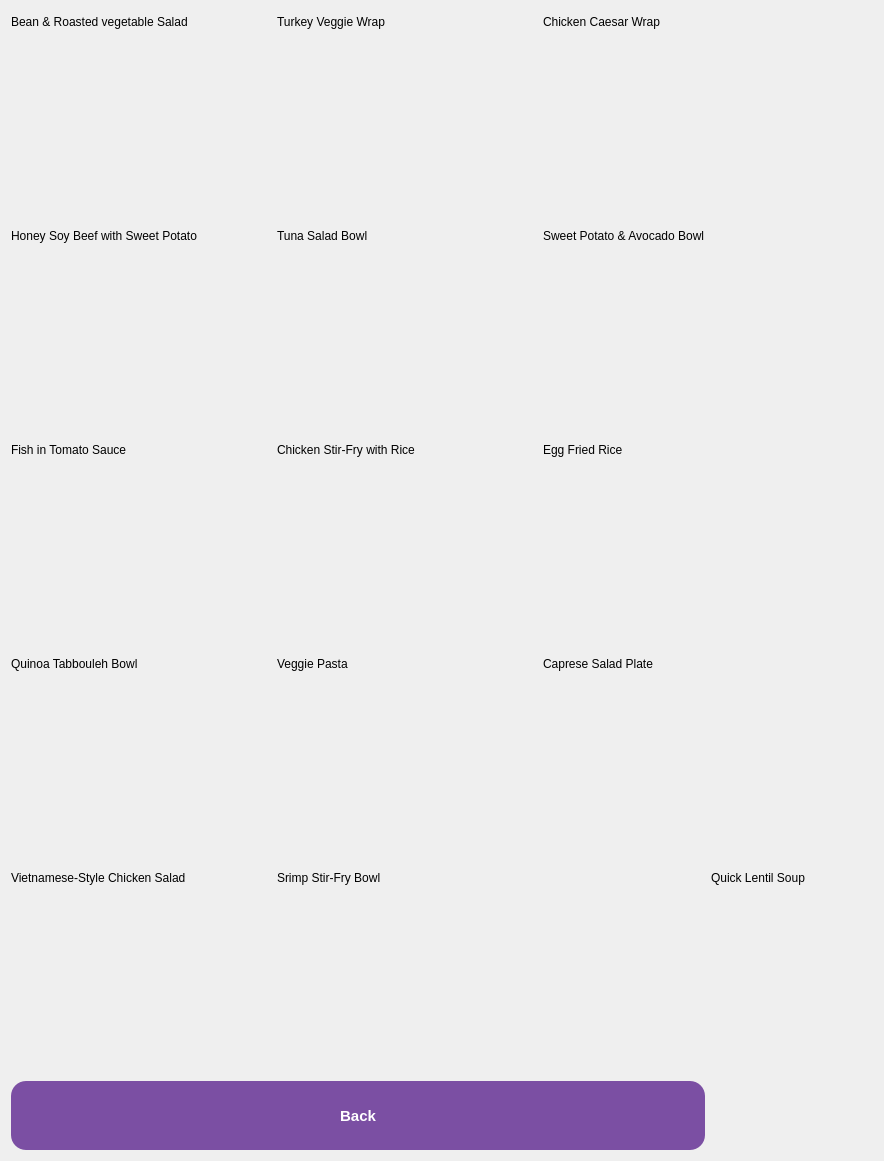
      <widget class="QWidget" name="lunchScrollAreaWidgetContents">
       <property name="geometry">
        <rect>
         <x>0</x>
         <y>0</y>
         <width>884</width>
         <height>1161</height>
        </rect>
       </property>
       <layout class="QGridLayout" name="gridLayout_2">
        <item row="4" column="1">
         <widget class="QLabel" name="L08Label">
          <property name="text">
           <string>Chicken Stir-Fry with Rice</string>
          </property>
         </widget>
        </item>
        <item row="9" column="0">
         <widget class="QPushButton" name="l05ImageBtn">
          <property name="styleSheet">
           <string notr="true">QPushButton {
    min-width: 260px;
    min-height: 180px;
    max-width: 260px;
    max-height: 180px;

    border-radius: 18px;
    border: none;

    background-color: transparent;
}

QPushButton:hover {
    border: 3px solid #c8a8f0;
}

QPushButton:pressed {
    border: 3px solid #a57be3;
}

QPushButton#l05ImageBtn {
    border-image: url(:/lunchImages/images/Lunch/L05.jpg);
}</string>
          </property>
          <property name="text">
           <string/>
          </property>
         </widget>
        </item>
        <item row="7" column="2" colspan="2">
         <widget class="QPushButton" name="l14ImageBtn">
          <property name="styleSheet">
           <string notr="true">QPushButton {
    min-width: 260px;
    min-height: 180px;
    max-width: 260px;
    max-height: 180px;

    border-radius: 18px;
    border: none;

    background-color: transparent;
}

QPushButton:hover {
    border: 3px solid #c8a8f0;
}

QPushButton:pressed {
    border: 3px solid #a57be3;
}

QPushButton#l14ImageBtn {
    border-image: url(:/lunchImages/images/Lunch/L14.jpg);
}</string>
          </property>
          <property name="text">
           <string/>
          </property>
         </widget>
        </item>
        <item row="1" column="0">
         <widget class="QPushButton" name="l01ImageBtn">
          <property name="styleSheet">
           <string notr="true">QPushButton {
    min-width: 260px;
    min-height: 180px;
    max-width: 260px;
    max-height: 180px;

    border-radius: 18px;
    border: none;

    background-color: transparent;
}

QPushButton:hover {
    border: 3px solid #c8a8f0;
}

QPushButton:pressed {
    border: 3px solid #a57be3;
}

QPushButton#l01ImageBtn {
    border-image: url(:/lunchImages/images/Lunch/L01.jpg);
}</string>
          </property>
          <property name="text">
           <string/>
          </property>
         </widget>
        </item>
        <item row="2" column="0">
         <widget class="QLabel" name="L02Label">
          <property name="text">
           <string>Honey Soy Beef with Sweet Potato</string>
          </property>
         </widget>
        </item>
        <item row="1" column="1">
         <widget class="QPushButton" name="l06ImageBtn">
          <property name="styleSheet">
           <string notr="true">QPushButton {
    min-width: 260px;
    min-height: 180px;
    max-width: 260px;
    max-height: 180px;

    border-radius: 18px;
    border: none;

    background-color: transparent;
}

QPushButton:hover {
    border: 3px solid #c8a8f0;
}

QPushButton:pressed {
    border: 3px solid #a57be3;
}

QPushButton#l06ImageBtn {
    border-image: url(:/lunchImages/images/Lunch/L06.jpg);
}</string>
          </property>
          <property name="text">
           <string/>
          </property>
         </widget>
        </item>
        <item row="2" column="1">
         <widget class="QLabel" name="L07Label">
          <property name="text">
           <string>Tuna Salad Bowl</string>
          </property>
         </widget>
        </item>
        <item row="3" column="0">
         <widget class="QPushButton" name="l02ImageBtn">
          <property name="styleSheet">
           <string notr="true">QPushButton {
    min-width: 260px;
    min-height: 180px;
    max-width: 260px;
    max-height: 180px;

    border-radius: 18px;
    border: none;

    background-color: transparent;
}

QPushButton:hover {
    border: 3px solid #c8a8f0;
}

QPushButton:pressed {
    border: 3px solid #a57be3;
}

QPushButton#l02ImageBtn {
    border-image: url(:/lunchImages/images/Lunch/L02.jpg);
}</string>
          </property>
          <property name="text">
           <string/>
          </property>
         </widget>
        </item>
        <item row="0" column="2" colspan="2">
         <widget class="QLabel" name="L11Label">
          <property name="text">
           <string>Chicken Caesar Wrap</string>
          </property>
         </widget>
        </item>
        <item row="5" column="1">
         <widget class="QPushButton" name="l08ImageBtn">
          <property name="styleSheet">
           <string notr="true">QPushButton {
    min-width: 260px;
    min-height: 180px;
    max-width: 260px;
    max-height: 180px;

    border-radius: 18px;
    border: none;

    background-color: transparent;
}

QPushButton:hover {
    border: 3px solid #c8a8f0;
}

QPushButton:pressed {
    border: 3px solid #a57be3;
}

QPushButton#l08ImageBtn {
    border-image: url(:/lunchImages/images/Lunch/L08.jpg);
}</string>
          </property>
          <property name="text">
           <string/>
          </property>
         </widget>
        </item>
        <item row="7" column="0">
         <widget class="QPushButton" name="l04ImageBtn">
          <property name="styleSheet">
           <string notr="true">QPushButton {
    min-width: 260px;
    min-height: 180px;
    max-width: 260px;
    max-height: 180px;

    border-radius: 18px;
    border: none;

    background-color: transparent;
}

QPushButton:hover {
    border: 3px solid #c8a8f0;
}

QPushButton:pressed {
    border: 3px solid #a57be3;
}

QPushButton#l04ImageBtn {
    border-image: url(:/lunchImages/images/Lunch/L04.jpg);
}</string>
          </property>
          <property name="text">
           <string/>
          </property>
         </widget>
        </item>
        <item row="8" column="3">
         <widget class="QLabel" name="L15Label">
          <property name="text">
           <string>Quick Lentil Soup</string>
          </property>
         </widget>
        </item>
        <item row="8" column="1">
         <widget class="QLabel" name="L10Label">
          <property name="text">
           <string>Srimp Stir-Fry Bowl</string>
          </property>
         </widget>
        </item>
        <item row="10" column="0" colspan="3">
         <widget class="QPushButton" name="lunchBackBtn">
          <property name="styleSheet">
           <string notr="true">QPushButton {
    background-color: #7b4fa3;
    color: white;
    border-radius: 15px;
    padding: 12px;
    min-width: 250px;
    min-height: 45px;
    font-size: 15px;
    font-weight: 600;
}

QPushButton:hover {
    background-color: #6a4290;
}</string>
          </property>
          <property name="text">
           <string>Back</string>
          </property>
         </widget>
        </item>
        <item row="7" column="1">
         <widget class="QPushButton" name="l09ImageBtn">
          <property name="styleSheet">
           <string notr="true">QPushButton {
    min-width: 260px;
    min-height: 180px;
    max-width: 260px;
    max-height: 180px;

    border-radius: 18px;
    border: none;

    background-color: transparent;
}

QPushButton:hover {
    border: 3px solid #c8a8f0;
}

QPushButton:pressed {
    border: 3px solid #a57be3;
}

QPushButton#l09ImageBtn {
    border-image: url(:/lunchImages/images/Lunch/L09.jpg);
}</string>
          </property>
          <property name="text">
           <string/>
          </property>
         </widget>
        </item>
        <item row="6" column="1">
         <widget class="QLabel" name="L09Label">
          <property name="text">
           <string>Veggie Pasta</string>
          </property>
         </widget>
        </item>
        <item row="4" column="0">
         <widget class="QLabel" name="L03Label">
          <property name="text">
           <string>Fish in Tomato Sauce</string>
          </property>
         </widget>
        </item>
        <item row="3" column="1">
         <widget class="QPushButton" name="l07ImageBtn">
          <property name="styleSheet">
           <string notr="true">QPushButton {
    min-width: 260px;
    min-height: 180px;
    max-width: 260px;
    max-height: 180px;

    border-radius: 18px;
    border: none;

    background-color: transparent;
}

QPushButton:hover {
    border: 3px solid #c8a8f0;
}

QPushButton:pressed {
    border: 3px solid #a57be3;
}

QPushButton#l07ImageBtn {
    border-image: url(:/lunchImages/images/Lunch/L07.jpg);
}</string>
          </property>
          <property name="text">
           <string/>
          </property>
         </widget>
        </item>
        <item row="6" column="0">
         <widget class="QLabel" name="L04Label">
          <property name="text">
           <string>Quinoa Tabbouleh Bowl</string>
          </property>
         </widget>
        </item>
        <item row="2" column="2" colspan="2">
         <widget class="QLabel" name="L12Label">
          <property name="text">
           <string>Sweet Potato &amp; Avocado Bowl</string>
          </property>
         </widget>
        </item>
        <item row="9" column="1">
         <widget class="QPushButton" name="l10ImageBtn">
          <property name="styleSheet">
           <string notr="true">QPushButton {
    min-width: 260px;
    min-height: 180px;
    max-width: 260px;
    max-height: 180px;

    border-radius: 18px;
    border: none;

    background-color: transparent;
}

QPushButton:hover {
    border: 3px solid #c8a8f0;
}

QPushButton:pressed {
    border: 3px solid #a57be3;
}

QPushButton#l10ImageBtn {
    border-image: url(:/lunchImages/images/Lunch/L10.jpg);
}</string>
          </property>
          <property name="text">
           <string/>
          </property>
         </widget>
        </item>
        <item row="0" column="0">
         <widget class="QLabel" name="L01Label">
          <property name="text">
           <string>Bean &amp; Roasted vegetable Salad</string>
          </property>
         </widget>
        </item>
        <item row="8" column="0">
         <widget class="QLabel" name="L05Label">
          <property name="text">
           <string>Vietnamese-Style Chicken Salad</string>
          </property>
         </widget>
        </item>
        <item row="0" column="1">
         <widget class="QLabel" name="L06Label">
          <property name="text">
           <string>Turkey Veggie Wrap</string>
          </property>
         </widget>
        </item>
        <item row="3" column="2" colspan="2">
         <widget class="QPushButton" name="l12ImageBtn">
          <property name="styleSheet">
           <string notr="true">QPushButton {
    min-width: 260px;
    min-height: 180px;
    max-width: 260px;
    max-height: 180px;

    border-radius: 18px;
    border: none;

    background-color: transparent;
}

QPushButton:hover {
    border: 3px solid #c8a8f0;
}

QPushButton:pressed {
    border: 3px solid #a57be3;
}

QPushButton#l12ImageBtn {
    border-image: url(:/lunchImages/images/Lunch/L12.jpg);
}</string>
          </property>
          <property name="text">
           <string/>
          </property>
         </widget>
        </item>
        <item row="5" column="0">
         <widget class="QPushButton" name="l03ImageBtn">
          <property name="styleSheet">
           <string notr="true">QPushButton {
    min-width: 260px;
    min-height: 180px;
    max-width: 260px;
    max-height: 180px;

    border-radius: 18px;
    border: none;

    background-color: transparent;
}

QPushButton:hover {
    border: 3px solid #c8a8f0;
}

QPushButton:pressed {
    border: 3px solid #a57be3;
}

QPushButton#l03ImageBtn {
    border-image: url(:/lunchImages/images/Lunch/L03.jpg);
}</string>
          </property>
          <property name="text">
           <string/>
          </property>
         </widget>
        </item>
        <item row="9" column="2" colspan="2">
         <widget class="QPushButton" name="l15ImageBtn">
          <property name="styleSheet">
           <string notr="true">QPushButton {
    min-width: 260px;
    min-height: 180px;
    max-width: 260px;
    max-height: 180px;

    border-radius: 18px;
    border: none;

    background-color: transparent;
}

QPushButton:hover {
    border: 3px solid #c8a8f0;
}

QPushButton:pressed {
    border: 3px solid #a57be3;
}

QPushButton#l15ImageBtn {
    border-image: url(:/lunchImages/images/Lunch/L15.jpg);
}</string>
          </property>
          <property name="text">
           <string/>
          </property>
         </widget>
        </item>
        <item row="6" column="2" colspan="2">
         <widget class="QLabel" name="L14Label">
          <property name="text">
           <string>Caprese Salad Plate</string>
          </property>
         </widget>
        </item>
        <item row="1" column="2" colspan="2">
         <widget class="QPushButton" name="l11ImageBtn">
          <property name="styleSheet">
           <string notr="true">QPushButton {
    min-width: 260px;
    min-height: 180px;
    max-width: 260px;
    max-height: 180px;

    border-radius: 18px;
    border: none;

    background-color: transparent;
}

QPushButton:hover {
    border: 3px solid #c8a8f0;
}

QPushButton:pressed {
    border: 3px solid #a57be3;
}

QPushButton#l11ImageBtn {
    border-image: url(:/lunchImages/images/Lunch/L11.jpg);
}</string>
          </property>
          <property name="text">
           <string/>
          </property>
         </widget>
        </item>
        <item row="5" column="2" colspan="2">
         <widget class="QPushButton" name="l13ImageBtn">
          <property name="styleSheet">
           <string notr="true">QPushButton {
    min-width: 260px;
    min-height: 180px;
    max-width: 260px;
    max-height: 180px;

    border-radius: 18px;
    border: none;

    background-color: transparent;
}

QPushButton:hover {
    border: 3px solid #c8a8f0;
}

QPushButton:pressed {
    border: 3px solid #a57be3;
}

QPushButton#l13ImageBtn {
    border-image: url(:/lunchImages/images/Lunch/L13.jpg);
}</string>
          </property>
          <property name="text">
           <string/>
          </property>
         </widget>
        </item>
        <item row="4" column="2">
         <widget class="QLabel" name="L13Label">
          <property name="text">
           <string>Egg Fried Rice</string>
          </property>
         </widget>
        </item>
       </layout>
      </widget>
